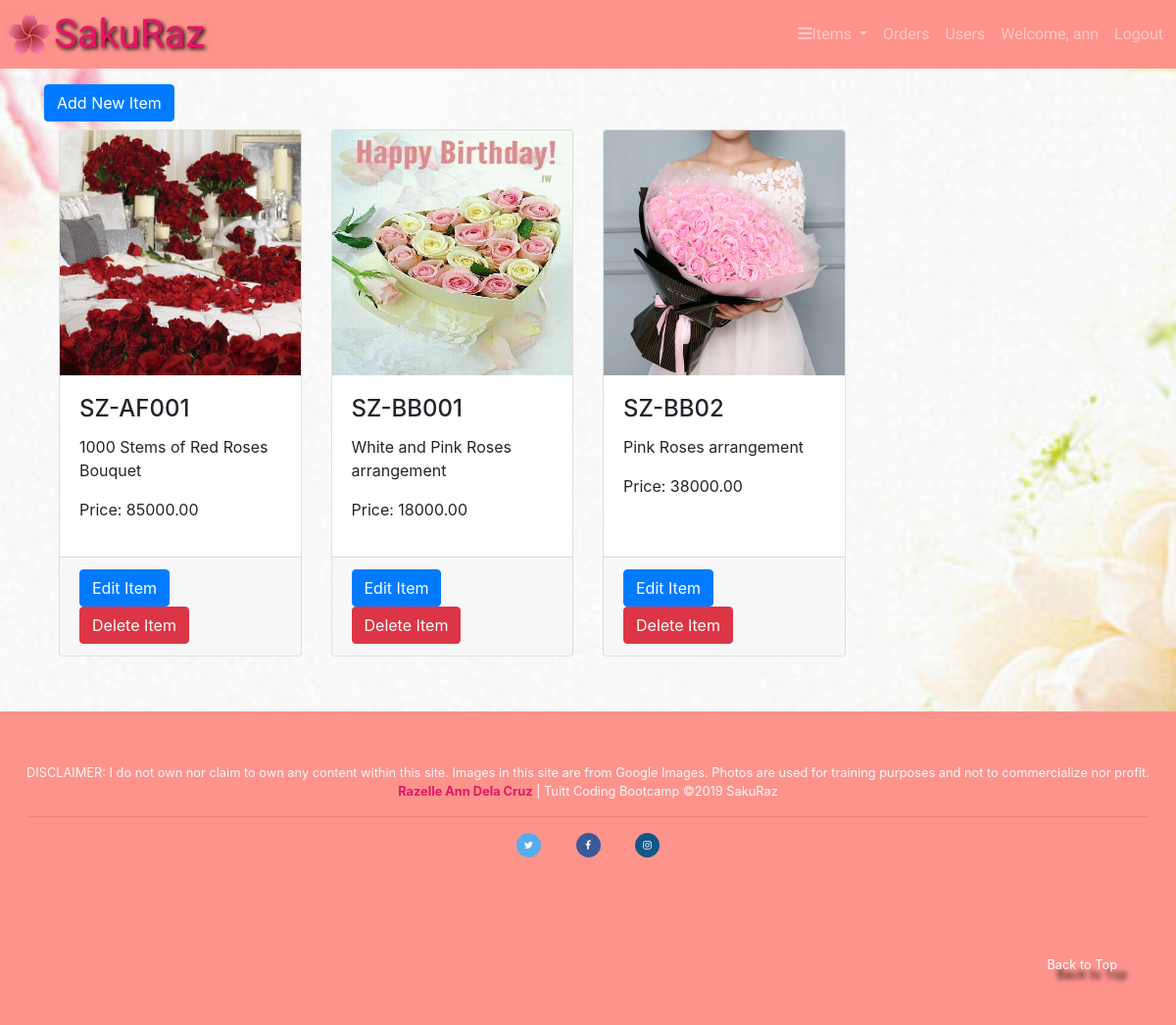
Screenshot of /app/views/occ_items.php (signed in) with the database file from the repository.
### tables this page shows
CREATE TABLE `occ_items` (
  `id` int(11) NOT NULL,
  `name` varchar(255) NOT NULL,
  `description` varchar(255) NOT NULL,
  `price` decimal(18,2) NOT NULL,
  `image_path` varchar(255) DEFAULT NULL,
  `category_id` int(11) NOT NULL
);

### app/views/occ_items.php (the view, shortened to what this page needs)
<?php require_once "../partials/template.php"; ?>
<?php
function get_page_content() {
	if(isset($_SESSION['user']) && $_SESSION['user']['roles_id'] ==1){
		global $conn;
?>
		<div class="container">
			<div class="row">
				<a href="./add_item_occ.php" class="btn btn-primary">Add New Item</a>
			</div>
			<div class="row">
			<?php
				$sql = "SELECT * FROM occ_items";
				$items = mysqli_query($conn, $sql);
				foreach ($items as $item) {
			?>
					<div class="col-sm-3 py-2">
						<div class="card h-100">
							<img src="<?php echo $item['image_path']; ?>" class="card-img-top" height="250">
							<div class="card-body">
								<h4 class="card-title"><?php echo $item['name']; ?></h4>
								<p class="card-text"><?php echo $item['description']; ?></p>
								<p class="card-text">Price: <?php echo $item['price']; ?></p>
							</div>
							<div class="card-footer">
								<a href="./edit_item_occ.php?id=<?php echo $item['id']; ?>" class="btn btn-primary">Edit Item</a>
								<a href="../controllers/process_delete_item_occ.php?id=<?php echo $item['id']; ?>" class="btn btn-danger">Delete Item</a>
							</div>
						</div>
					</div>
				<?php } ?>
			</div>
		</div>
	<?php }else{
		header("Location: ./error.php");
	} ?>
<?php } ?>

### app/assets/css/style.css (style rules this page uses)
* { padding: 0; margin: 0; box-sizing: border-box; }
.row { margin-left: 0; margin-right: 0; }
body { height: 100vh; background-image: url(../images/bg2.jpg); background-repeat: no-repeat; background-size: cover; background-attachment: fixed; background-position: center center; -webkit-background-size: cover; -moz-background-size: cover; -o-background-size: cover; }
img { pointer-events: none; }

### rows the page displays
occ_items: image_path (picture), name "SZ-AF001", description "1000 Stems of Red Roses Bouquet", price "85000.00"
occ_items: image_path (picture), name "SZ-BB001", description "White and Pink Roses arrangement", price "18000.00"
occ_items: image_path (picture), name "SZ-BB02", description "Pink Roses arrangement", price "38000.00"

### other values shown
$_SESSION['user']['firstname'] "ann"
